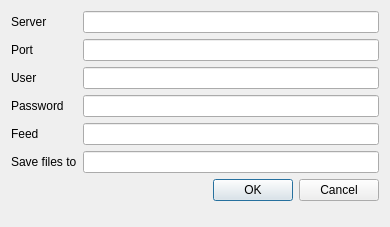
<?xml version="1.0" encoding="UTF-8"?>
<ui version="4.0">
 <class>dialog</class>
 <widget class="QDialog" name="dialog">
  <property name="geometry">
   <rect>
    <x>0</x>
    <y>0</y>
    <width>390</width>
    <height>227</height>
   </rect>
  </property>
  <property name="sizePolicy">
   <sizepolicy hsizetype="Minimum" vsizetype="Minimum">
    <horstretch>0</horstretch>
    <verstretch>0</verstretch>
   </sizepolicy>
  </property>
  <property name="minimumSize">
   <size>
    <width>390</width>
    <height>0</height>
   </size>
  </property>
  <property name="windowTitle">
   <string>Settings</string>
  </property>
  <property name="sizeGripEnabled">
   <bool>false</bool>
  </property>
  <layout class="QVBoxLayout" name="verticalLayout">
   <item>
    <layout class="QFormLayout" name="formLayout">
     <property name="fieldGrowthPolicy">
      <enum>QFormLayout::AllNonFixedFieldsGrow</enum>
     </property>
     <item row="0" column="0">
      <widget class="QLabel" name="label">
       <property name="text">
        <string>Server</string>
       </property>
      </widget>
     </item>
     <item row="0" column="1">
      <widget class="QLineEdit" name="server"/>
     </item>
     <item row="1" column="0">
      <widget class="QLabel" name="label_2">
       <property name="text">
        <string>Port</string>
       </property>
      </widget>
     </item>
     <item row="1" column="1">
      <widget class="QLineEdit" name="port"/>
     </item>
     <item row="2" column="0">
      <widget class="QLabel" name="label_3">
       <property name="text">
        <string>User</string>
       </property>
      </widget>
     </item>
     <item row="2" column="1">
      <widget class="QLineEdit" name="user"/>
     </item>
     <item row="3" column="0">
      <widget class="QLabel" name="label_4">
       <property name="text">
        <string>Password</string>
       </property>
      </widget>
     </item>
     <item row="3" column="1">
      <widget class="QLineEdit" name="password"/>
     </item>
     <item row="4" column="0">
      <widget class="QLabel" name="label_5">
       <property name="text">
        <string>Feed</string>
       </property>
      </widget>
     </item>
     <item row="4" column="1">
      <widget class="QLineEdit" name="feed"/>
     </item>
     <item row="6" column="0" colspan="2">
      <widget class="QDialogButtonBox" name="buttonBox">
       <property name="orientation">
        <enum>Qt::Horizontal</enum>
       </property>
       <property name="standardButtons">
        <set>QDialogButtonBox::Cancel|QDialogButtonBox::Ok</set>
       </property>
      </widget>
     </item>
     <item row="5" column="0">
      <widget class="QLabel" name="label_6">
       <property name="text">
        <string>Save files to</string>
       </property>
      </widget>
     </item>
     <item row="5" column="1">
      <widget class="QLineEdit" name="save_files_to_location"/>
     </item>
    </layout>
   </item>
  </layout>
 </widget>
 <resources/>
 <connections>
  <connection>
   <sender>buttonBox</sender>
   <signal>accepted()</signal>
   <receiver>dialog</receiver>
   <slot>accept()</slot>
   <hints>
    <hint type="sourcelabel">
     <x>248</x>
     <y>254</y>
    </hint>
    <hint type="destinationlabel">
     <x>157</x>
     <y>274</y>
    </hint>
   </hints>
  </connection>
  <connection>
   <sender>buttonBox</sender>
   <signal>rejected()</signal>
   <receiver>dialog</receiver>
   <slot>reject()</slot>
   <hints>
    <hint type="sourcelabel">
     <x>316</x>
     <y>260</y>
    </hint>
    <hint type="destinationlabel">
     <x>286</x>
     <y>274</y>
    </hint>
   </hints>
  </connection>
 </connections>
</ui>
